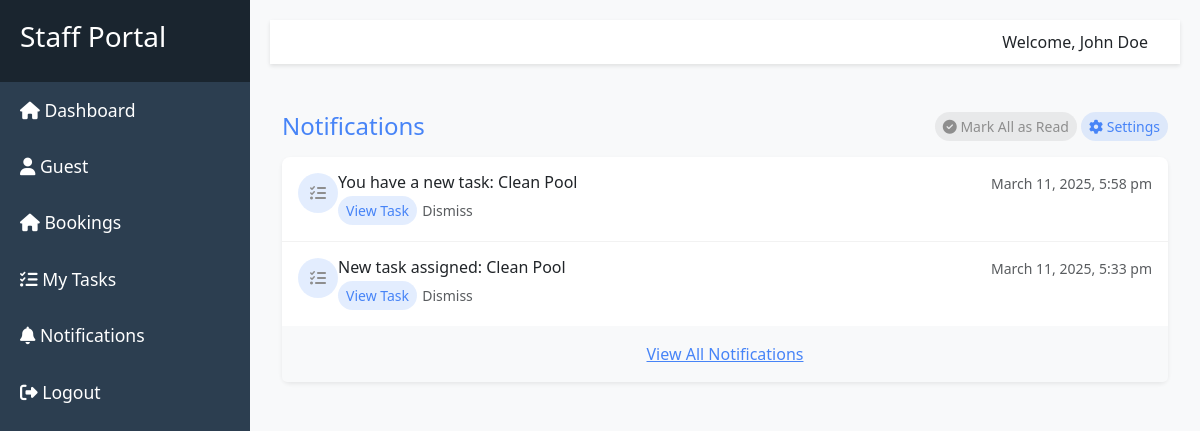
Page /staff/notification/index.php (signed in) on the earlier database version.
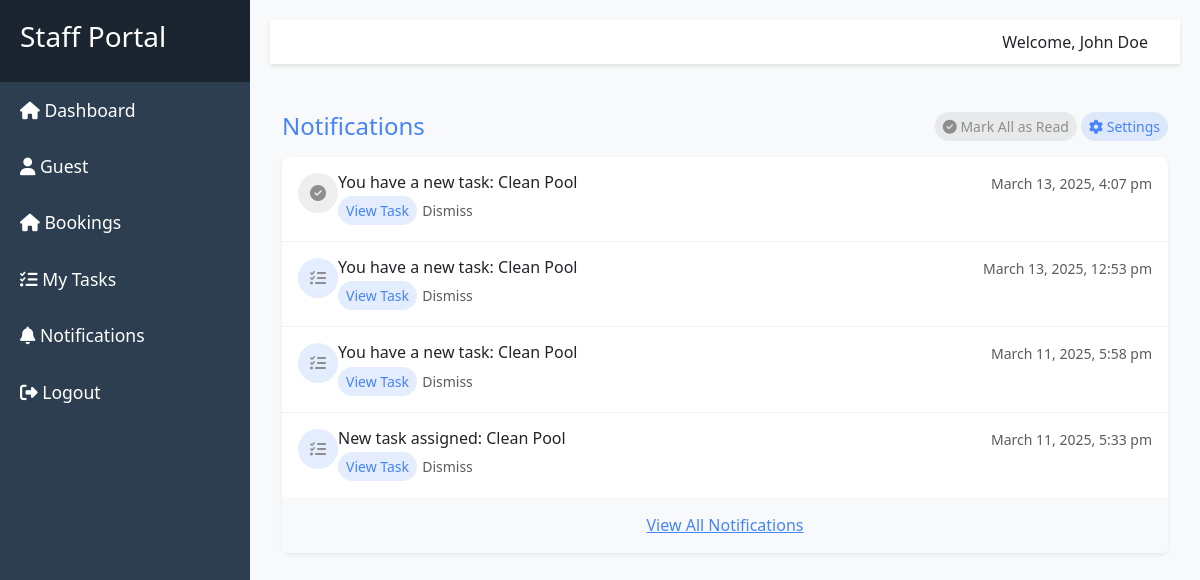
Same page on the later database version.
### tables this page shows
CREATE TABLE IF NOT EXISTS `task_notifications` (
  `id` int(11) NOT NULL AUTO_INCREMENT,
  `task_id` int(11) NOT NULL,
  `staff_id` int(11) NOT NULL,
  `message` text NOT NULL,
  `is_read` tinyint(1) DEFAULT 0,
  `created_at` timestamp NOT NULL DEFAULT current_timestamp(),
  PRIMARY KEY (`id`),
  KEY `task_notifications_ibfk_2` (`staff_id`),
  KEY `task_notification_fk_1` (`task_id`)
);

### staff/notification/index.php (the view, shortened to what this page needs)
<?php
include("../../resources/database/config.php");
include("../includes/template.php");
$id = $_SESSION['ID'];
$notifications_sql = "SELECT message, created_at, is_read FROM task_notifications WHERE staff_id = $id ORDER BY created_at DESC";
$notifications_result = mysqli_query($conn, $notifications_sql);
?>
<div id="main-content" class="container mt-5">
    <div class="notification-center mb-4">
        <div class="d-flex justify-content-between align-items-center mb-3">
            <h4 class="text-primary mb-0">Notifications</h4>
            <div>
                <button class="btn btn-soft-secondary btn-sm rounded-pill mr-2">
                    <i class="fa fa-check-circle mr-1"></i> Mark All as Read
                </button>
                <button class="btn btn-soft-primary btn-sm rounded-pill">
                    <i class="fa fa-cog mr-1"></i> Settings
                </button>
            </div>
        </div>
        <div class="card shadow-sm border-0 rounded-lg">
            <div class="card-body p-0">
                <?php while ($notification = mysqli_fetch_assoc($notifications_result)): ?>
                    <div class="notification-item <?php echo $notification['is_read'] == '0' ? '1' : ''; ?>">
                        <div class="d-flex p-3">
                            <div class="notification-icon bg-soft-<?php echo $notification['is_read'] == '0' ? 'primary' : 'secondary'; ?> mr-3">
                                <i class="fa fa-<?php echo $notification['is_read'] == '0' ? 'tasks' : 'check-circle'; ?> text-<?php echo $notification['is_read'] == 'unread' ? 'primary' : 'secondary'; ?>"></i>
                            </div>
                            <div class="notification-content flex-grow-1">
                                <div class="d-flex justify-content-between">
                                    <h6 class="mb-1"><?php echo htmlspecialchars($notification['message']); ?></h6>
                                    <small class="text-muted"><?php echo date_format(new DateTime($notification['created_at']), 'F j, Y, g:i a'); ?></small>
                                </div>
                                <div class="notification-actions">
                                    <button class="btn btn-soft-primary btn-sm rounded-pill mr-2">View Task</button>
                                    <button class="btn btn-link btn-sm text-muted p-0">Dismiss</button>
                                </div>
                            </div>
                        </div>
                    </div>
                <?php endwhile; ?>
            </div>
            <div class="card-footer bg-light border-top-0 text-center p-3">
                <a href="#" class="text-primary">View All Notifications</a>
            </div>
        </div>
    </div>
</div>

Differences in the rows shown:
added task_notifications: is_read 1 (drawn), message "You have a new task: Clean Pool", created_at "March 13, 2025, 4:07 pm"
added task_notifications: is_read 0 (drawn), message "You have a new task: Clean Pool", created_at "March 13, 2025, 12:53 pm"
